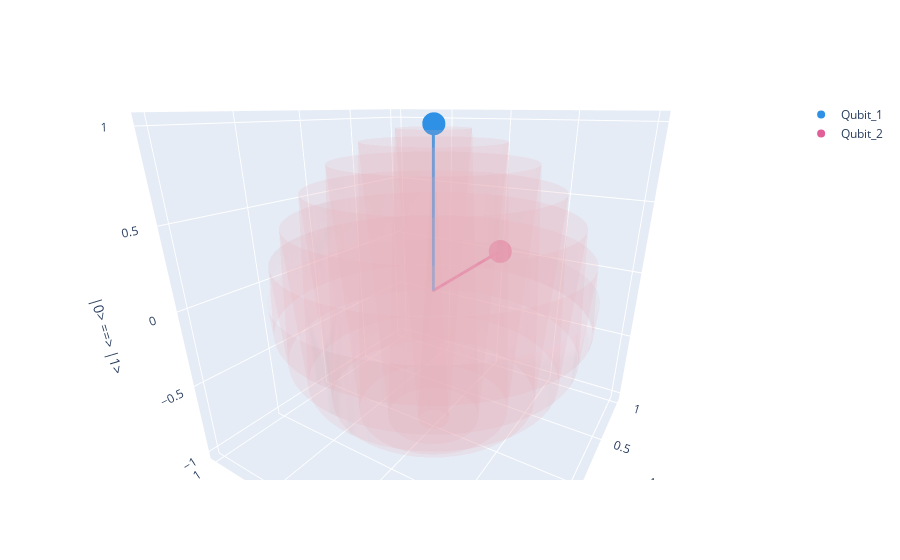

Notebook code for this chart:
### Code cell
plot_bloch_for_qubits([
    ket("0"),
    ket("+")
])

### Figure 1 — Plotly figure (JSON) as saved in the notebook; plotly's stock layout.template omitted (floating-point values rounded to 4 significant figures; data arrays with more than 128 entries replaced by an {"elided": "..."} marker saying what was removed)
{"data": [{"color": "pink", "opacity": 0.1, "type": "mesh3d", "x": {"elided": "900 float values"}, "y": {"elided": "900 float values"}, "z": {"elided": "900 float values"}}, {"line": {"color": "#2E91E5", "width": 6}, "marker": {"color": "#2E91E5", "size": 1}, "showlegend": false, "type": "scatter3d", "x": [0, 0], "y": [0, 0], "z": [0, 1]}, {"marker": {"color": "#2E91E5", "size": 8}, "mode": "markers", "name": "Qubit_1", "type": "scatter3d", "x": [0], "y": [0], "z": [1]}, {"line": {"color": "#E15F99", "width": 6}, "marker": {"color": "#E15F99", "size": 1}, "showlegend": false, "type": "scatter3d", "x": [0, 1.0], "y": [0, 0], "z": [0, 0]}, {"marker": {"color": "#E15F99", "size": 8}, "mode": "markers", "name": "Qubit_2", "type": "scatter3d", "x": [1.0], "y": [0], "z": [0]}], "layout": {"autosize": true, "scene": {"aspectmode": "auto", "aspectratio": {"x": 1.001, "y": 0.9993, "z": 0.9993}, "camera": {"center": {"x": 0, "y": 0, "z": 0}, "eye": {"x": -1.078, "y": -0.6845, "z": 0.5153}, "projection": {"type": "perspective"}, "up": {"x": 0, "y": 0, "z": 1}}, "xaxis": {"title": {"text": "|-> ==> |+>"}, "type": "linear"}, "yaxis": {"title": {"text": "|↺> ==> |↻>"}, "type": "linear"}, "zaxis": {"title": {"text": "|0> ==> |1>"}, "type": "linear"}}}}
